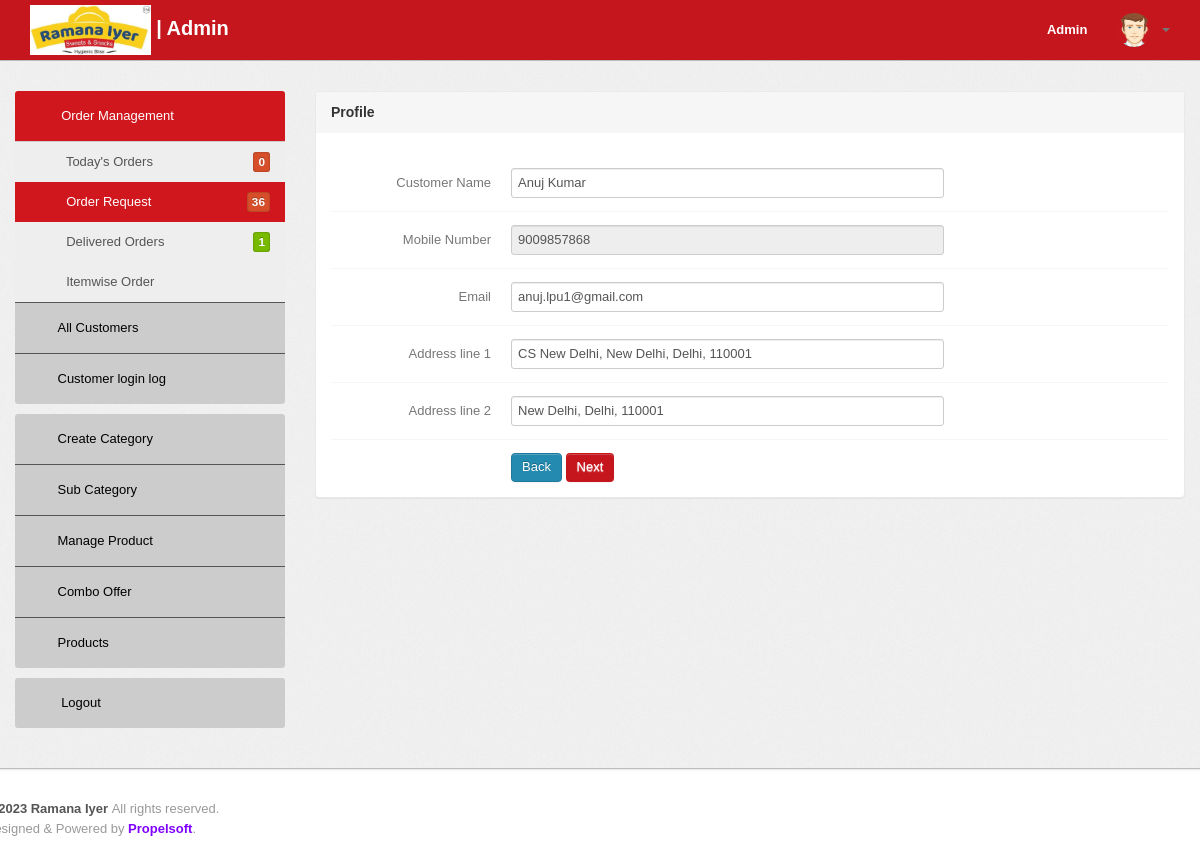
The page /admin/profile-sec.php?id=1 (signed in) on the database its author committed.
### tables this page shows
CREATE TABLE `users` (
  `id` int(11) NOT NULL,
  `name` varchar(255) DEFAULT NULL,
  `email` varchar(255) DEFAULT NULL,
  `contactno` bigint(11) DEFAULT NULL,
  `password` varchar(255) DEFAULT NULL,
  `shippingAddress` longtext DEFAULT NULL,
  `shippingState` varchar(255) DEFAULT NULL,
  `shippingCity` varchar(255) DEFAULT NULL,
  `shippingPincode` int(11) DEFAULT NULL,
  `billingAddress` longtext DEFAULT NULL,
  `billingState` varchar(255) DEFAULT NULL,
  `billingCity` varchar(255) DEFAULT NULL,
  `billingPincode` int(11) DEFAULT NULL,
  `regDate` timestamp NOT NULL DEFAULT current_timestamp(),
  `updationDate` varchar(255) DEFAULT NULL,
  `address_line1` varchar(255) DEFAULT NULL,
  `address_line2` varchar(255) DEFAULT NULL
);

### admin/profile-sec.php (the view, shortened to what this page needs)
<?php
include('include/config.php');
if (strlen($_SESSION['alogin']) == 0) {
	header('location:index.php');
} else {
	$pid = intval($_GET['id']);
	$ut = trim($_GET['ut']);
	?>
	<!DOCTYPE html>
	<html lang="en">
	<head>
		<link type="text/css" href="bootstrap/css/bootstrap.min.css" rel="stylesheet">
		<link type="text/css" href="bootstrap/css/bootstrap-responsive.min.css" rel="stylesheet">
		<link type="text/css" href="css/theme.css" rel="stylesheet">
		<link type="text/css" href="images/icons/css/font-awesome.css" rel="stylesheet">
		<link type="text/css" href='css/opensans.css' rel='stylesheet'>
	</head>
	<body>
		<?php include('include/header.php'); ?>
		<div class="wrapper">
			<div class="container">
				<div class="row">
					<?php
					include('include/sidebar.php'); ?>
					<div class="span9">
						<div class="content">
							<div class="module">
								<div class="module-head">
									<h3>Profile</h3>
								</div>
								<div class="module-body">
									<br />
									<form class="form-horizontal row-fluid" name="insertproduct" method="post"
										enctype="multipart/form-data">
										<?php
										$query = mysqli_query($con, "select * from users where id='$pid'");
										while ($row = mysqli_fetch_array($query)) {
                                            $adrs = $row['shippingState'] .', '. $row['shippingCity'] .', '. $row['shippingPincode'];
											?>
											<div class="control-group">
												<label class="control-label" for="basicinput">Customer Name</label>
												<div class="controls">
													<input type="text" name="name" placeholder="Enter Customer Name"
														value="<?php echo htmlentities($row['name']); ?>"
														class="span8 tip" <?php if($ut=="Online_User") { echo "readonly"; }?>>
												</div>
											</div>
											<div class="control-group">
												<label class="control-label" for="basicinput">Mobile Number</label>
												<div class="controls">
													<input type="text" name="contactno"
														placeholder="Enter Mobile Number"
														value="<?php echo htmlentities($row['contactno']); ?>"
														class="span8 tip" readonly required>
												</div>
											</div>
											<div class="control-group">
												<label class="control-label" for="basicinput">Email</label>
												<div class="controls">
													<input type="text" name="email" id="email" placeholder="Enter Email"
													onblur="emailAvailability()" value="<?php echo htmlentities($row['email']); ?>"
														class="span8 tip" <?php if($ut=="Online_User") { echo "readonly"; }?> required>
												</div>
											</div>
											<div class="control-group">
												<label class="control-label" for="basicinput">Address line 1</label>
												<div class="controls">
													<input type="text" name="address1" placeholder="Enter Address line 1"
														value="<?php echo htmlentities($row['shippingAddress']); ?>"
														class="span8 tip" required>
												</div>
											</div>
											<div class="control-group">
												<label class="control-label" for="basicinput">Address line 2</label>
												<div class="controls">
													<input type="text" name="address2"
														placeholder="Enter Address line 2"
														value="<?php echo htmlentities($adrs); ?>"
														class="span8 tip" required>
												</div>
											</div>
										<?php } ?>
										<div class="control-group">
											<div class="controls">
												<input class="btn btn-primary" type="button" value="Back"
													onclick="window.location.href = 'check-contact.php'" />
												<button type="submit" name="submit" class="btn btn-ri">Next</button>
											</div>
										</div>
									</form>
								</div>
							</div>
						</div>
					</div>
				</div>
			</div>
		</div>
		<?php include('include/footer.php'); ?>
	</body>
<?php } ?>

### admin/css/theme.css (style rules this page uses)
body { font-size: 13px; font-family: 'Open Sans', Arial, sans-serif; background: #fff; color: #777 }
h1, h2, h3, h4, h5, h6 { color: #333; margin-top: 0 }
h3 { font-size: 20px }
.wrapper { background: url(../images/bg.png) #eee; border-bottom: 1px solid #bbb; -webkit-box-shadow: 0 1px 2px rgba(0,0,0,0.1); -moz-box-shadow: 0 1px 2px rgba(0,0,0,0.1); box-shadow: 0 1px 2px rgba(0,0,0,0.1); padding: 30px 0 }
form { margin: 0 }
select, textarea, input[type="text"], input[type="password"], input[type="datetime"], input[type="datetime-local"], input[type="date"], input[type="month"], input[type="time"], input[type="week"], input[type="number"], input[type="email"], input[type="url"], input[type="search"], input[type="tel"], input[type="color"], .uneditable-input, label, input, button, select, textarea { -webkit-border-radius: 3px; -moz-border-radius: 3px; border-radius: 3px; font-size: 13px; font-family: 'Open Sans', Tahoma, Arial, sans-serif }
.module { background: #fff; -webkit-border-radius: 3px; -moz-border-radius: 3px; border-radius: 3px; border: 1px solid #ccc; border-bottom-color: #bbb; -webkit-box-shadow: 0 0 1px rgba(0,0,0,0.2); -moz-box-shadow: 0 0 1px rgba(0,0,0,0.2); box-shadow: 0 0 1px rgba(0,0,0,0.2); margin-bottom: 30px }
.form-horizontal .control-group, .form-vertical .control-group { margin-bottom: 0 }
.form-horizontal .control-group+.control-group, .form-vertical .control-group+.control-group { margin-top: 13px; padding-top: 13px; border-top: 1px solid #f5f5f5 }
.btn, .btn-box { -webkit-border-radius: 3px; -moz-border-radius: 3px; border-radius: 3px }
.btn { font-size: 13px; font-weight: 600 }
.btn { display: inline-block; margin-bottom: 0; font-weight: 400; text-align: center; vertical-align: middle; cursor: pointer; background-image: none; border: 1px solid transparent; white-space: nowrap; padding: 4px 10px; font-size: 13px; line-height: 1.42857; border-radius: 4px; -webkit-user-select: none; -moz-user-select: none; -ms-user-select: none; user-select: none }
.btn-primary { color: #fff; background-color: #248aaf; border-color: #20799a }
.module { box-shadow: 0 0 3px rgba(0,0,0,.1); border-color: #e9e9e9; margin-bottom: 20px; background-color: #fff; border-radius: 4px; -webkit-box-shadow: 0 1px 1px rgba(0,0,0,.05); box-shadow: 0 1px 1px rgba(0,0,0,.05); }
.module-head { color: #767676; background-color: #f6f6f6; border-color: #e9e9e9; padding: 10px 15px; border-bottom: 1px solid transparent; border-top-right-radius: 3px; border-top-left-radius: 3px; }
.module-head h3 { font-size: 14px; line-height: 20px; height: 20px; margin: 0 }
.module-body { padding: 15px }
.btn-ri { background: #c5161d; color: #ffffff; }

### rows shown on the page
users: name "Anuj Kumar", contactno "9009857868", email "anuj.lpu1@gmail.com", address1 "CS New Delhi, New Delhi, Delhi, 110001", address2 "New Delhi, Delhi, 110001"

### other values the page prints
$num_rows1 "0"
$num "36"
$num1 "1"
